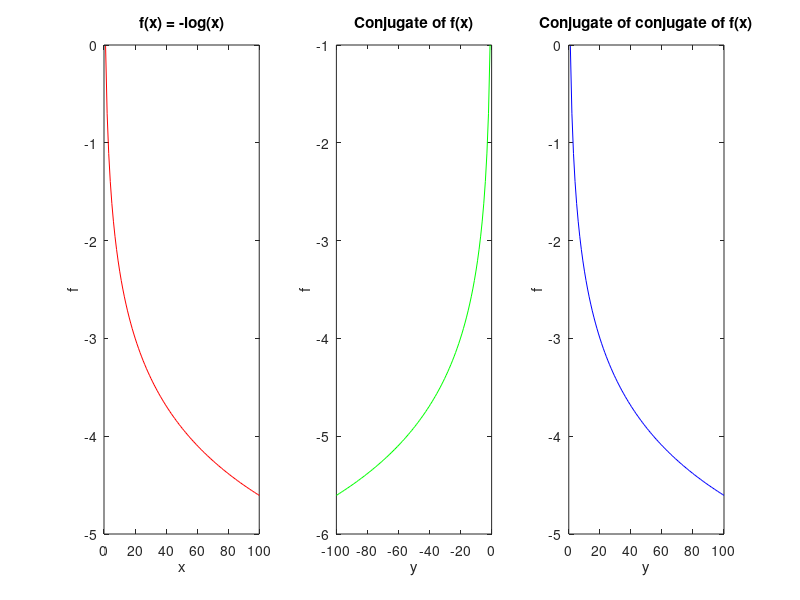

Reproduce this figure in MATLAB.
x = linspace(0,100,100);
y = -1 .* log(x);
xc = linspace(-100, -1, 99);
c = -1 + log(-1 .* (1./xc));
cc = -1 .* log(x);

subplot(1,3,1);
plot(x, y, 'r');
title('f(x) = -log(x)');
xlabel('x');
ylabel('f');
subplot(1,3,2);
plot(xc, c, 'g');
title('Conjugate of f(x)');
xlabel('y');
ylabel('f');
subplot(1,3,3);
plot(x, cc, 'b');
title('Conjugate of conjugate of f(x)');
xlabel('y');
ylabel('f');